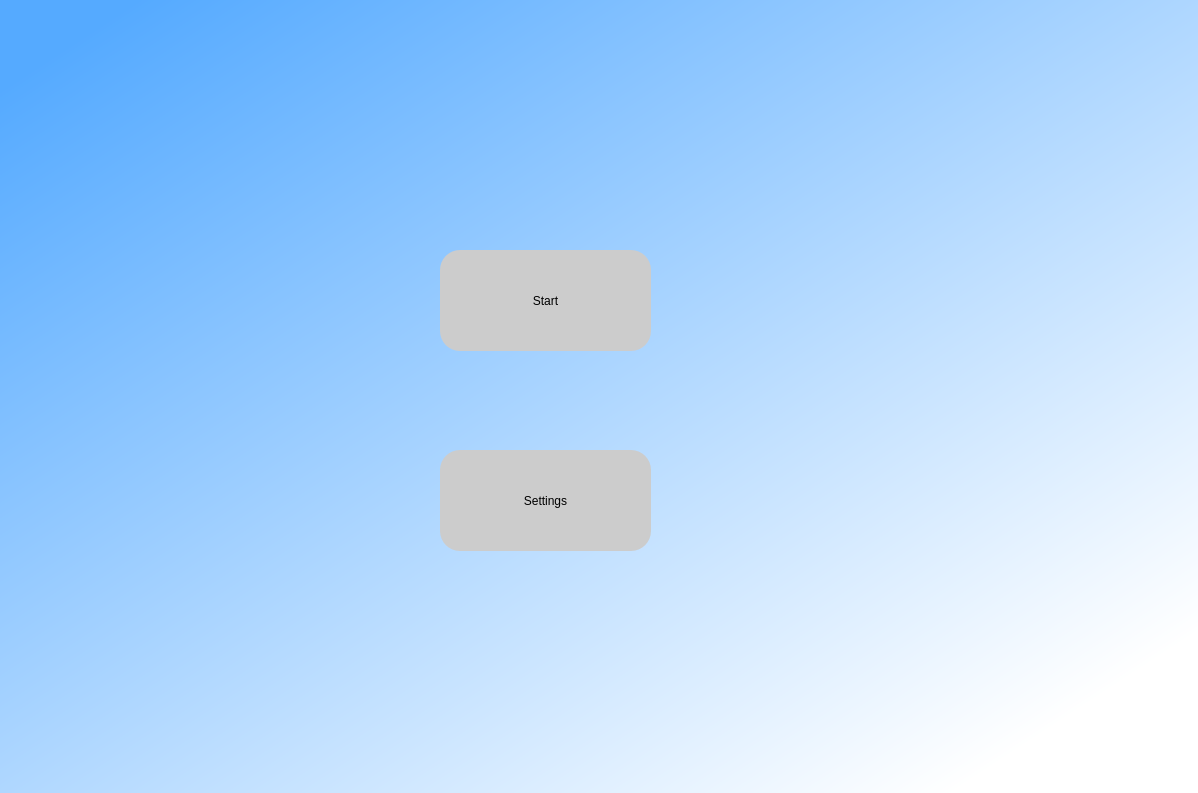
<?xml version="1.0" encoding="UTF-8"?>
<ui version="4.0">
 <class>Dialog</class>
 <widget class="QDialog" name="Dialog">
  <property name="geometry">
   <rect>
    <x>0</x>
    <y>0</y>
    <width>1198</width>
    <height>793</height>
   </rect>
  </property>
  <property name="windowTitle">
   <string>Dialog</string>
  </property>
  <widget class="QWidget" name="widget" native="true">
   <property name="geometry">
    <rect>
     <x>0</x>
     <y>0</y>
     <width>1201</width>
     <height>801</height>
    </rect>
   </property>
   <property name="styleSheet">
    <string notr="true">QWidget#widget{
background-color:qlineargradient(spread:pad, x1:0.0549451, y1:0.057, x2:0.884615, y2:0.896, stop:0 rgba(85, 170, 255, 255), stop:1 rgba(255, 255, 255, 255));}




</string>
   </property>
   <widget class="QPushButton" name="start">
    <property name="geometry">
     <rect>
      <x>440</x>
      <y>250</y>
      <width>211</width>
      <height>101</height>
     </rect>
    </property>
    <property name="styleSheet">
     <string notr="true">border-radius:20px;
font: 75 20pt &quot;MS Shell Dlg 2&quot;;

background-color: rgb(204, 204, 204)</string>
    </property>
    <property name="text">
     <string>Start</string>
    </property>
   </widget>
   <widget class="QPushButton" name="settings">
    <property name="geometry">
     <rect>
      <x>440</x>
      <y>450</y>
      <width>211</width>
      <height>101</height>
     </rect>
    </property>
    <property name="styleSheet">
     <string notr="true">border-radius:20px;
font: 75 20pt &quot;MS Shell Dlg 2&quot;;

background-color: rgb(204, 204, 204)</string>
    </property>
    <property name="text">
     <string>Settings</string>
    </property>
   </widget>
  </widget>
 </widget>
 <resources>
  <include location="back.qrc"/>
 </resources>
 <connections/>
</ui>
